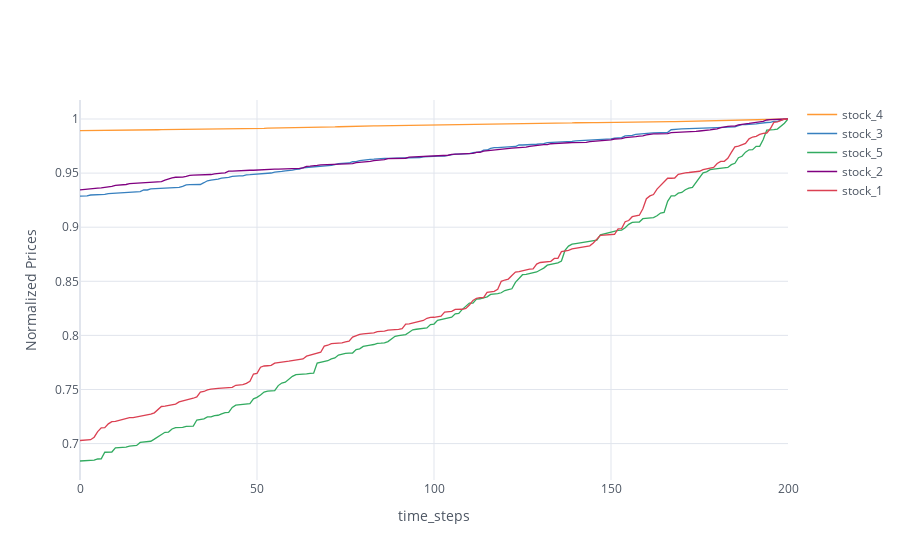

Notebook source saved alongside this figure:
### Code cell
starting_time = datetime(year=1995, month=1, day=1, hour=10) + relativedelta(hours=0)
ending_time = starting_time + relativedelta(hours=500)

cf.go_offline()
cf.set_config_file(world_readable=True, theme="white")

buffer = SimulatedStockBuffer.objects.select_related("stock").order_by("captured_at").filter(
    Q(captured_at__gte = starting_time)
    & Q(captured_at__lte = ending_time)
).all()

price_variations = {}
for snapshot in buffer:
    if snapshot.stock.name not in price_variations:
        price_variations[snapshot.stock.name] = []
    price_variations[snapshot.stock.name].append(snapshot.price_snapshot)

# print(price_variations)
for stck_name in price_variations:
    price_snaps = price_variations[stck_name]
    price_array = np.array(price_snaps)
    max_price = max(price_array)
    normalized_snaps = price_array/max_price
    price_variations[stck_name] = normalized_snaps

    

stock_names = list(price_variations.keys())


# print(price_variations)
df_regret_comparisons = pd.DataFrame(price_variations)
df_regret_comparisons.iplot(
    xTitle='time_steps',
    yTitle='Normalized Prices'
)

### Figure 1 — Plotly figure (JSON) as saved in the notebook; plotly's stock layout.template omitted (floating-point values rounded to 4 significant figures; data arrays with more than 128 entries replaced by an {"elided": "..."} marker saying what was removed)
{"data": [{"line": {"color": "rgba(255, 153, 51, 1.0)", "dash": "solid", "shape": "linear", "width": 1.3}, "mode": "lines", "name": "stock_4", "text": "", "type": "scatter", "x": {"elided": "201 int values"}, "y": {"elided": "201 float values"}}, {"line": {"color": "rgba(55, 128, 191, 1.0)", "dash": "solid", "shape": "linear", "width": 1.3}, "mode": "lines", "name": "stock_3", "text": "", "type": "scatter", "x": {"elided": "201 int values"}, "y": {"elided": "201 float values"}}, {"line": {"color": "rgba(50, 171, 96, 1.0)", "dash": "solid", "shape": "linear", "width": 1.3}, "mode": "lines", "name": "stock_5", "text": "", "type": "scatter", "x": {"elided": "201 int values"}, "y": {"elided": "201 float values"}}, {"line": {"color": "rgba(128, 0, 128, 1.0)", "dash": "solid", "shape": "linear", "width": 1.3}, "mode": "lines", "name": "stock_2", "text": "", "type": "scatter", "x": {"elided": "201 int values"}, "y": {"elided": "201 float values"}}, {"line": {"color": "rgba(219, 64, 82, 1.0)", "dash": "solid", "shape": "linear", "width": 1.3}, "mode": "lines", "name": "stock_1", "text": "", "type": "scatter", "x": {"elided": "201 int values"}, "y": {"elided": "201 float values"}}], "layout": {"legend": {"bgcolor": "#FFFFFF", "font": {"color": "#4D5663"}}, "paper_bgcolor": "#FFFFFF", "plot_bgcolor": "#FFFFFF", "title": {"font": {"color": "#4D5663"}}, "xaxis": {"gridcolor": "#E1E5ED", "showgrid": true, "tickfont": {"color": "#4D5663"}, "title": {"font": {"color": "#4D5663"}, "text": "time_steps"}, "zerolinecolor": "#E1E5ED"}, "yaxis": {"gridcolor": "#E1E5ED", "showgrid": true, "tickfont": {"color": "#4D5663"}, "title": {"font": {"color": "#4D5663"}, "text": "Normalized Prices"}, "zerolinecolor": "#E1E5ED"}}}
